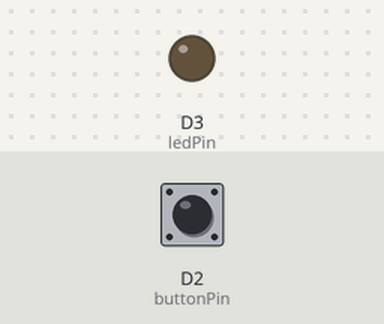
Recording of a sketch running on a simulated Arduino Nano 33 IoT. Parts: output pins drawn as LEDs (lit = HIGH). Inputs (shaded band) come from the test bench; at power-on: D2 (buttonPin) LOW. Nothing arrives over Bluetooth unless stated; a phone connects over Bluetooth LE 3 s after start.

Above: at 0.1 s.
At 3.1 s:
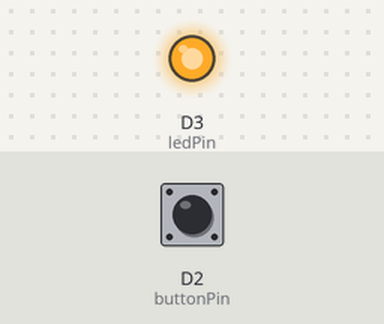
Timing chart, 0 to 4.6 s (numbered marks = the images above):
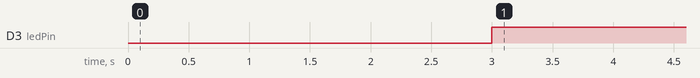

Measured:
- by itself, D3 (ledPin): LOW → HIGH at 3.0 s

The sketch:

doorbell.ino
```cpp
// https://www.bluetooth.com/specifications/gatt/characteristics/

#include <ArduinoBLE.h>

BLEService doorbellService("1101");
BLEUnsignedCharCharacteristic doorbellPress("2A56", BLERead | BLENotify); // standard Digital

int buttonPin = 2;
int ledPin = 3;

void setup() {
  //Serial.begin(9600);
  //while(!Serial);

  pinMode(buttonPin, INPUT);
  pinMode(ledPin, OUTPUT);

  if (!BLE.begin()) {
    //Serial.println("starting BLE failed.");
    while(1);
  }

  BLE.setLocalName("Doorbell");
  BLE.setAdvertisedService(doorbellService);
  doorbellService.addCharacteristic(doorbellPress);
  BLE.addService(doorbellService);

  BLE.advertise();
  //Serial.println("Bluetooth device active, waiting for connections...");
}

void loop() {
  BLEDevice central = BLE.central();

  if (central) {
    digitalWrite(ledPin, HIGH);

    while(central.connected()) {
      int input = digitalRead(buttonPin);
      int value = doorbellPress.value();
      if(input == HIGH && value == false) {
        //Serial.println("Ding...");
        doorbellPress.writeValue(true);
      } else if(input == LOW && value == true) {
        //Serial.println("Dong.");
        doorbellPress.writeValue(false);
      }
    }
  }
  digitalWrite(ledPin, LOW);
}
```
